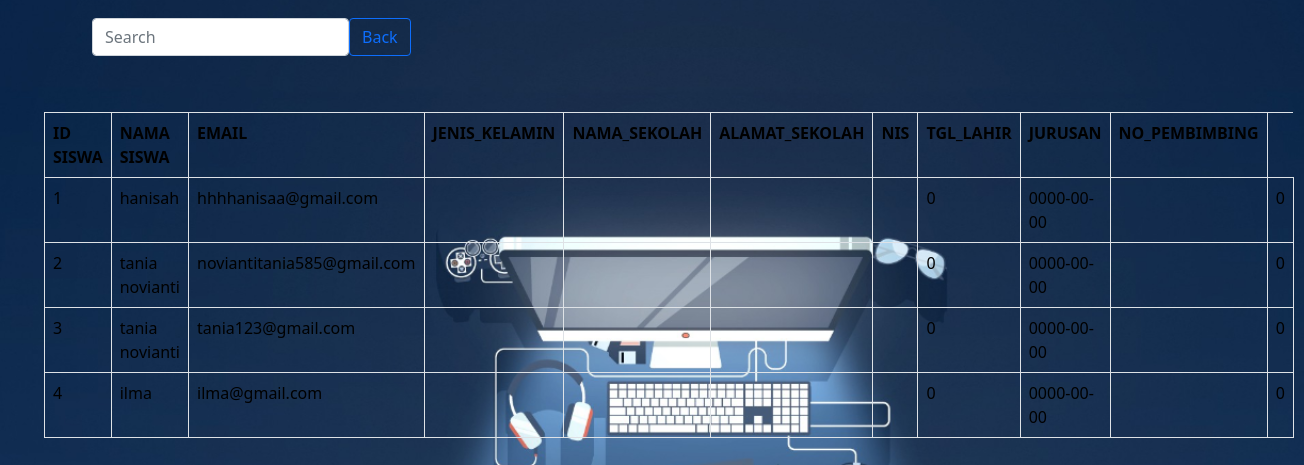
/index.php/admin/admin/pr, run on the app's committed database.
### tables this page shows
CREATE TABLE `data_member` (
  `id` int(11) NOT NULL,
  `id_user` int(11) NOT NULL,
  `name` varchar(128) NOT NULL,
  `email` varchar(128) NOT NULL,
  `image` varchar(128) NOT NULL,
  `jenis_kelamin` varchar(13) NOT NULL,
  `nama_sekolah` varchar(128) NOT NULL,
  `alamat_sekolah` varchar(128) NOT NULL,
  `nis` int(11) NOT NULL,
  `tgl_lahir` date NOT NULL,
  `jurusan` varchar(128) NOT NULL,
  `no_pembimbing` int(13) NOT NULL
);

### application/controllers/admin/Admin.php (called while the page is built, shortened)
<?php
class Admin extends CI_Controller {
    public function pr()
    {
        $data['profil'] = $this->Admin1->tampil_profil()->result();
        $this->load->view('admin1/header');
        $this->load->view('admin1/D_profil', $data);
        $this->load->view('admin1/footer');
    }
}

### index.php (called while the page is built, shortened)
<?php
require_once BASEPATH.'core/CodeIgniter.php';

### application/models/Admin1.php (called while the page is built, shortened)
<?php
class Admin1 extends CI_Model {
    public function tampil_profil(){
        return $this->db->get("data_member");
    }
}

### application/views/admin1/D_profil.php (the view, shortened to what this page needs)
<!doctype html>
<html lang="en">
<head>
  <link rel="stylesheet" href="https://stackpath.bootstrapcdn.com/bootstrap/5.0.0-alpha1/css/bootstrap.min.css"
>
</head>
<body>
  <header>
    <nav class="navbar navbar-expand-md navbar-dark mt-">
      <div class="container-fluid">
        <div class="collapse navbar-collapse" id="navbarCollapse">
          <ul class="navbar-nav mr-auto mb-2 mb-md-0">
            <li class="nav-item active">
              <a class="nav-link" aria-current="page" href="#"></a>
            </li>
            <li class="nav-item">
              <a class="nav-link" href="#"></a>
            </li>
            <li class="nav-item">
              <a class="nav-link disabled" href="#" tabindex="-1" aria-disabled="true"></a>
            </li>
          </ul>
          <form class="d-flex">
            <input class="form-control mr-2" type="search" placeholder="Search" aria-label="Search">
            <a href="<?php echo base_url('admin/Admin'); ?>" class="btn btn-outline-primary" type="submit">Back</a>
          </form>
        </div>
      </div>
    </nav>
  </header>
</body>
</html>
<div class="container-fluid">
  <table class="table table-bordered mt-5">
    <tr>
      <th>ID SISWA</th>
      <th>NAMA SISWA</th>
      <th>EMAIL</th>
      <th>JENIS_KELAMIN</th>
      <th>NAMA_SEKOLAH</th>
      <th>ALAMAT_SEKOLAH</th>
      <th>NIS</th>
      <th>TGL_LAHIR</th>
      <th>JURUSAN</th>
      <th>NO_PEMBIMBING</th>
    </tr>
    <?php
    $no = 1;
    foreach ($profil as $prf): ?>
      <tr>
        <td>
          <?php echo $no++; ?>
        </td>
        <td>
          <?php echo $prf->name ?>
        </td>
        <td>
          <?php echo $prf->email ?>
        </td>
        <td>
        </td>
        <td>
        </td>
        <td>
        </td>
        <td>
        </td>
        <td>
          <?php echo $prf->nis ?>
        </td>
        <td>
          <?php echo $prf->tgl_lahir ?>
        </td>
        <td>
        </td>
        <td>
          <?php echo $prf->no_pembimbing ?>
        </td>
      </tr>
    <?php endforeach; ?>
  </table>
</div>

### application/views/admin1/D_profil.php (style rules this page uses)
body { background-image: url('../../asset/img/bg.jpg'); background-size: 1365px; margin-top: 10px; margin-left: 20px; }

### data on the page
data_member: name "hanisah", email "hhhhanisaa@gmail.com", nis "0", tgl_lahir "0000-00-00", no_pembimbing "0"
data_member: name "tania novianti", email "noviantitania585@gmail.com", nis "0", tgl_lahir "0000-00-00", no_pembimbing "0"
data_member: name "tania novianti", email "tania123@gmail.com", nis "0", tgl_lahir "0000-00-00", no_pembimbing "0"
data_member: name "ilma", email "ilma@gmail.com", nis "0", tgl_lahir "0000-00-00", no_pembimbing "0"
